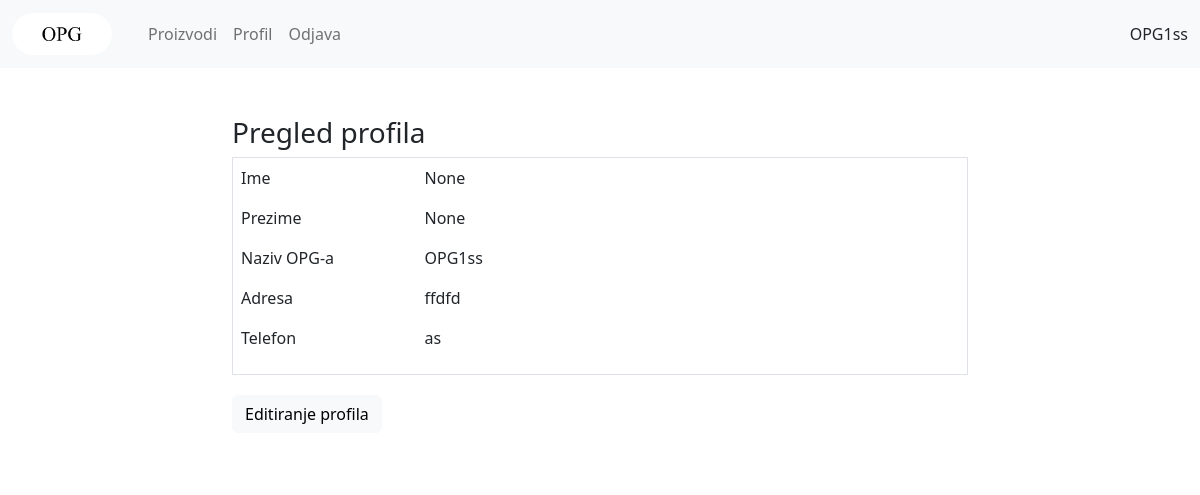
/profile/ (signed in), run on an earlier commit of the app's database.
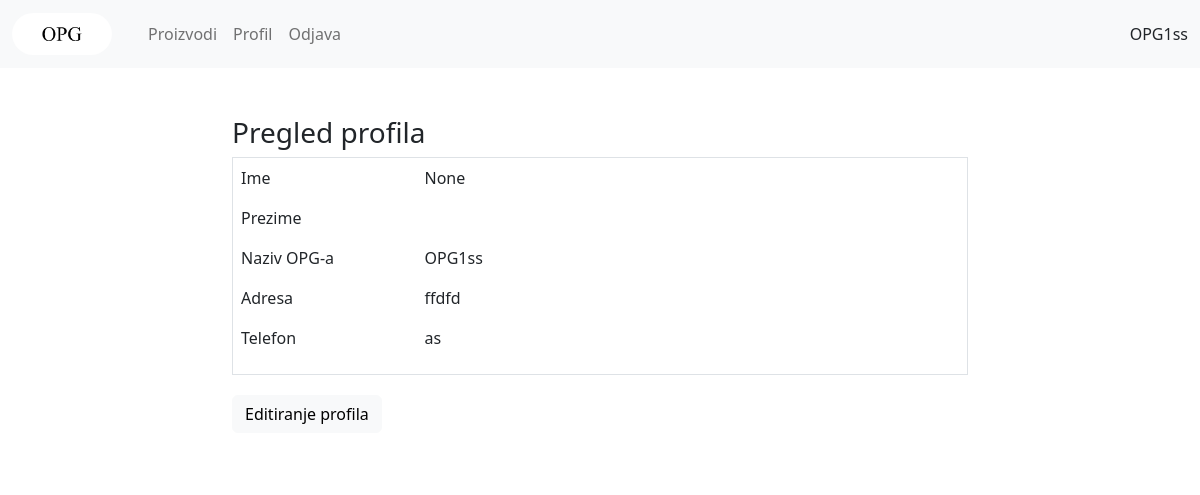
And on a later commit of the database.
### user/models.py (models this page shows, shortened)
class User(AbstractBaseUser):
    first_name = models.CharField(max_length=15, blank=True)
    last_name = models.CharField(max_length=15, blank=True)
    email = models.EmailField(max_length=100, unique=True)
    is_active = models.BooleanField(default=True)
    is_admin = models.BooleanField(default=False)
    USERNAME_FIELD = 'email'
    REQUIRED_FIELDS = []
    objects = CustomUserManager()

### opg/models.py (models this page shows)
class Opg(models.Model):
    user = models.OneToOneField(
        User, on_delete=models.CASCADE)
    name = models.CharField(max_length=50, unique=True, blank=False)
    address = models.CharField(max_length=50, blank=True)
    phone = models.CharField(max_length=20, blank=True)
    def __str__(self):
        return self.name

### opg/views.py (the view)
# urls.py: path('profile/', views.profile, name='profile'),
@login_required(login_url='login')
def profile(request):
    context = {
        'opg': request.user.opg,
    }
    template = loader.get_template('opg/profile.html')
    return HttpResponse(template.render(context, request))

### opg/templates/opg/profile.html
{% extends 'opg/main.html' %}
{% block content %}
<h3>Pregled profila </h3>
<div class="border" style="margin-bottom:20px" >
<table class="table table-hover table-borderless " >
    <tr>
        <td class="col-3">Ime</td>
        <td class="col-9">{{user.first_name}}</td>
    </tr>
    <tr>
        <td class="col-3">Prezime</td>
        <td class="col-9">{{user.last_name}}</td>
    </tr>
    <tr>
        <td class="col-3">Naziv OPG-a</td>
        <td class="col-9">{{opg.name}}</td>
    </tr>
    <tr>
        <td class="col-3">Adresa</td>
        <td class="col-9">{{opg.address}}</td>
    </tr>
    <tr>
        <td class="col-3">Telefon</td>
        <td class="col-9">{{opg.phone}}</td>
    </tr>
</table>
</div>
<a class="btn btn-light" href="{% url 'edit_profile' %}" role="button" > Editiranje profila </a>
{% endblock %}

### opg/templates/opg/navbar.html
{% load static %}
<nav class="navbar navbar-expand-sm bg-light ">
  <div class="container-fluid">
      <div class="navbar-brand">
         <a href="{% url 'index' %}">
            <img src="{% static 'opg.png' %}" alt="LOGO" style="width:100px" class="rounded-pill"/>
         </a>
      </div>
    {% if user.is_authenticated and not request.user.opg == "" %}
      <div class="container-fluid">
        <ul class="navbar-nav color:green">
         <li class="nav-item">
            <a class="nav-link" href="{% url 'product_list' %}">Proizvodi</a>
         </li>
         <li class="nav-item">
            <a class="nav-link" href="{% url 'profile' %}">Profil</a>
         </li>
         <li class="nav-item" >
            <a class="nav-link" href="{% url 'logout' %}">Odjava</a>
         </li>
        </ul>
      </div>
      <div class="navbar-txt navbar-right">
          {{ request.user.opg }}
      </div>
    {% endif %}
  </div>
</nav>

What changed in the data, as far as the page shows it:
changed User "None": last_name "None" → (not shown)
